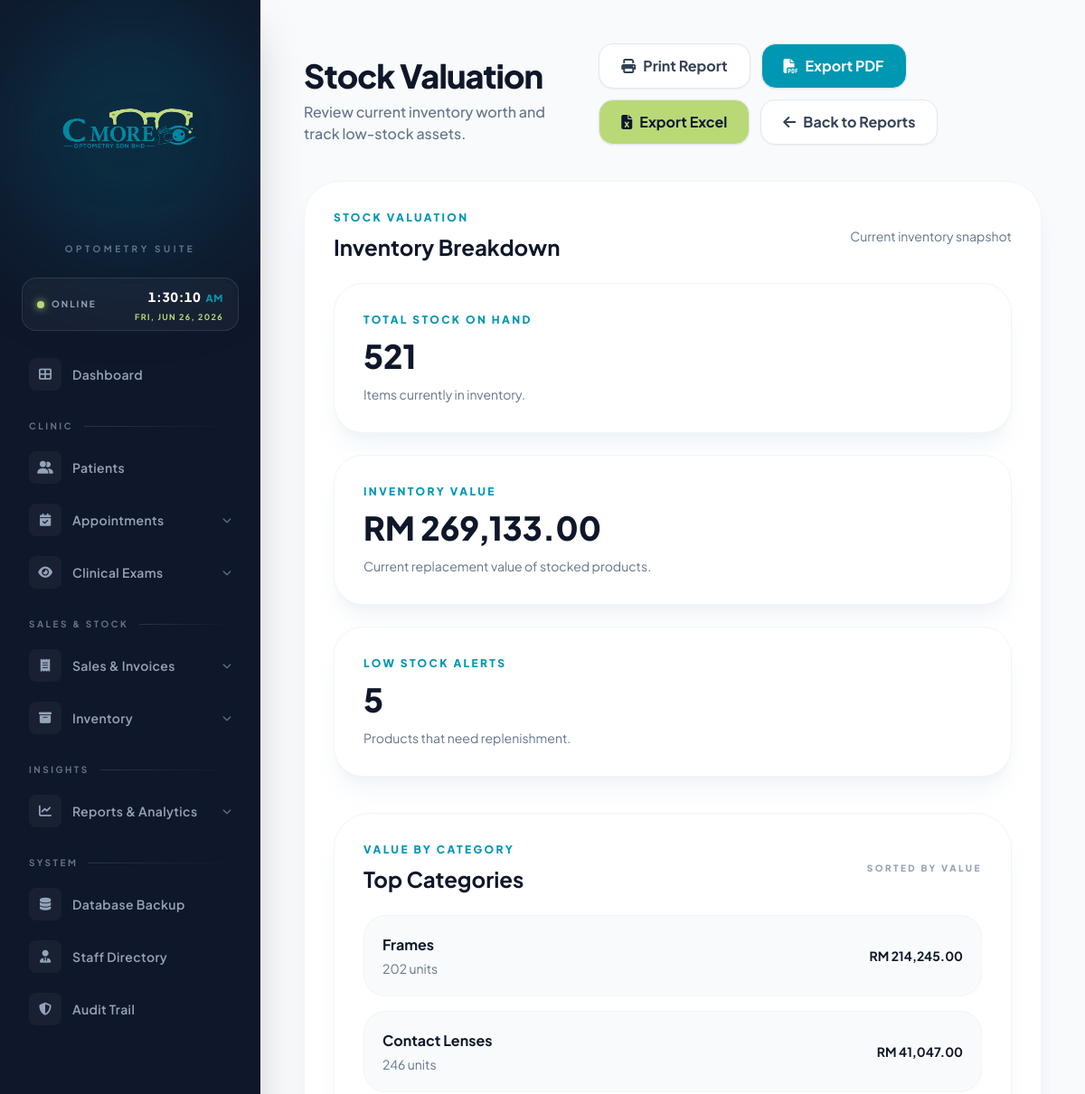
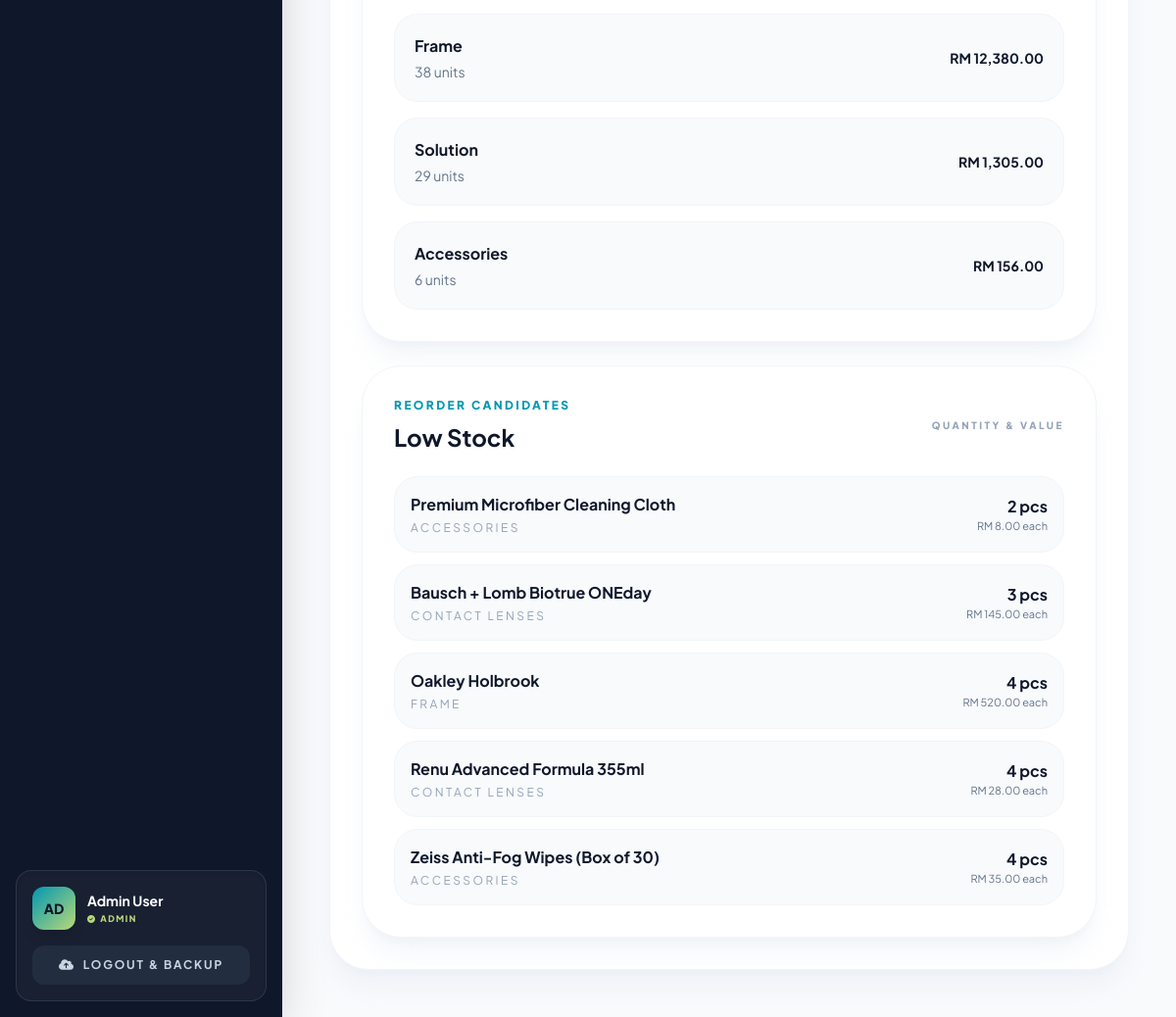
/report_inventory.php (signed in), run on an earlier commit of the app's database (2 pictures, top to bottom).
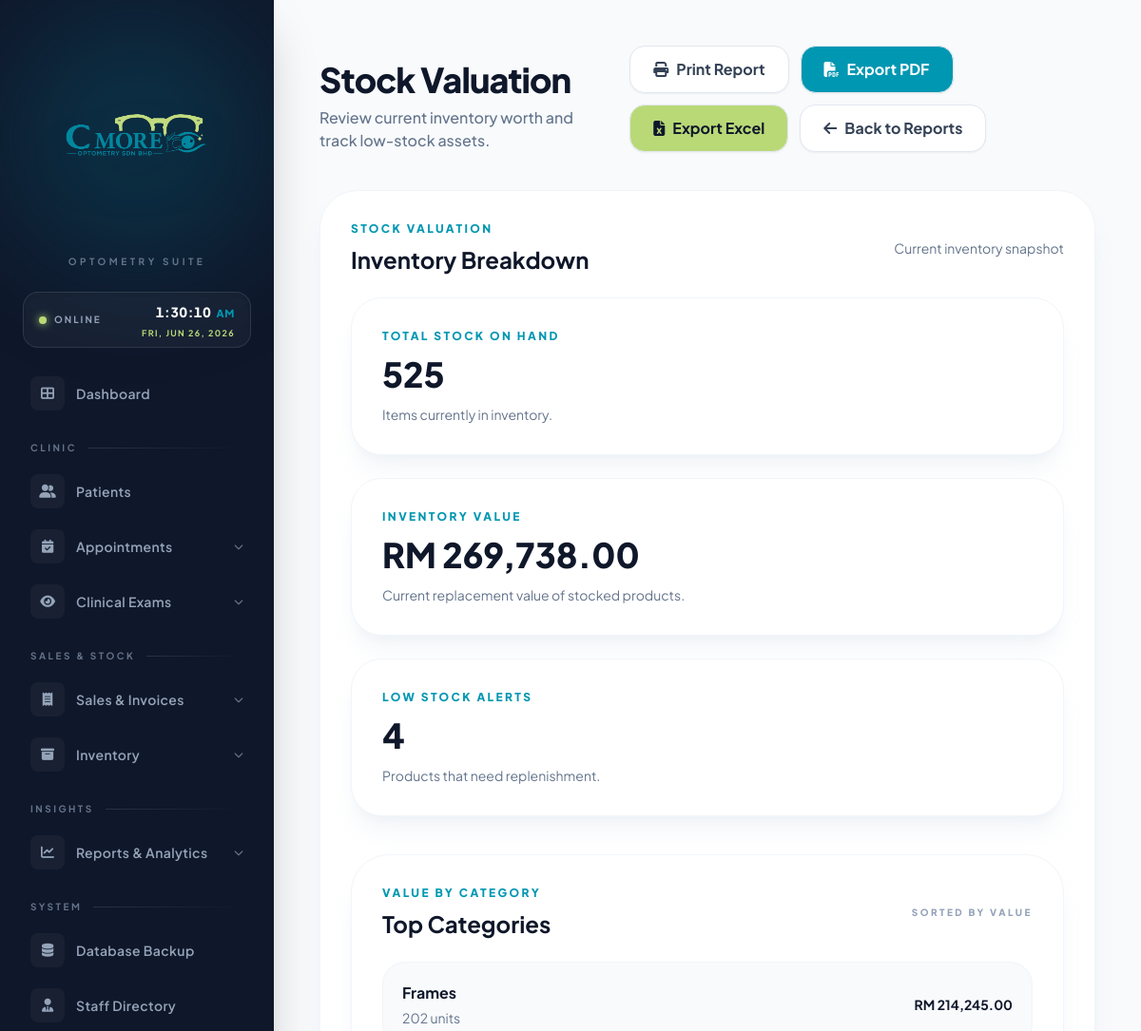
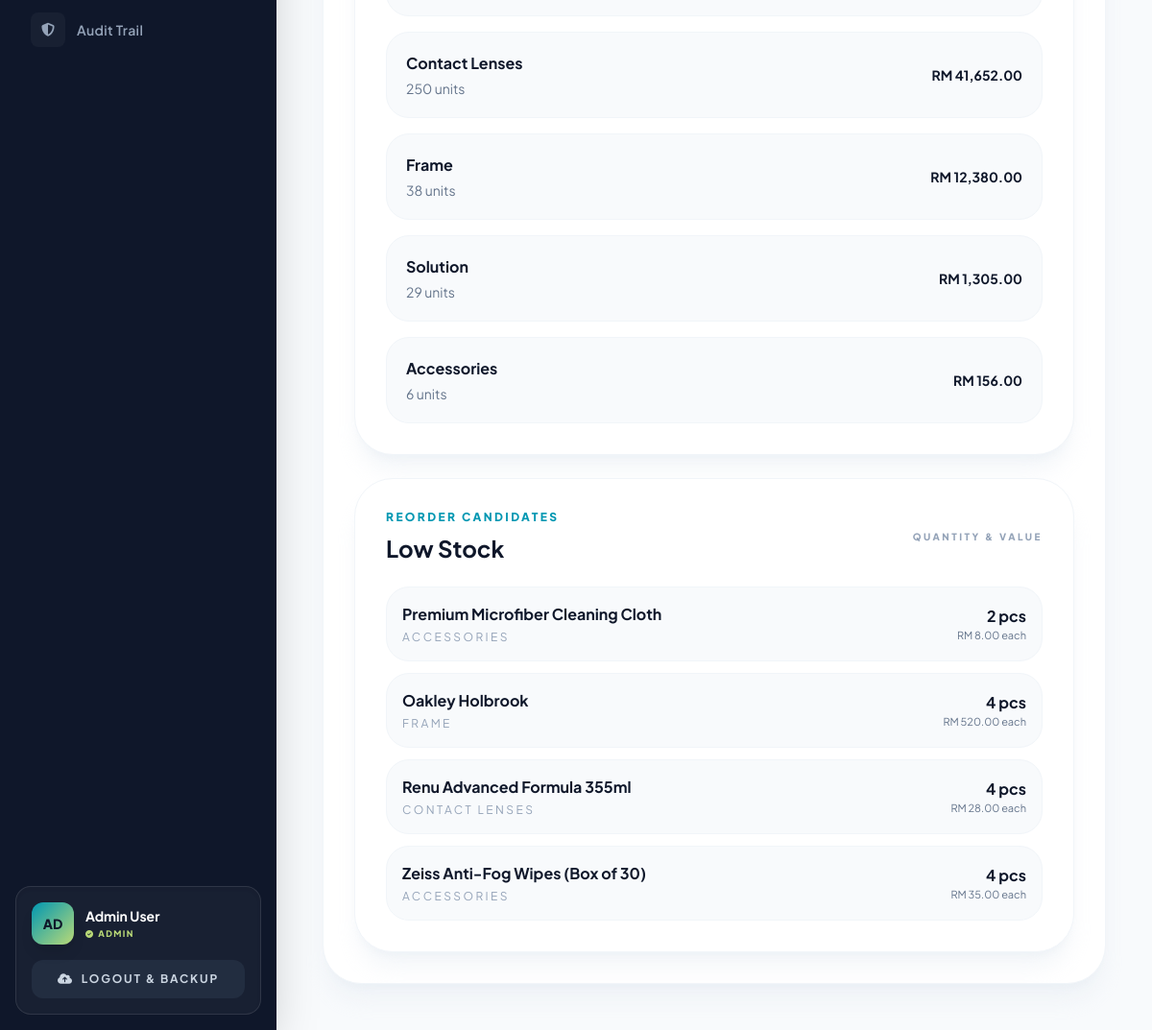
And on a later commit of the database (2 pictures, top to bottom).
### tables this page shows
CREATE TABLE `product` (
  `PRODUCT_ID` int(11) NOT NULL AUTO_INCREMENT,
  `CATEGORY` varchar(50) DEFAULT NULL,
  `BRAND_NAME` varchar(100) DEFAULT NULL,
  `STOCK_QUANTITY` int(11) DEFAULT 0,
  `UNIT_PRICE` decimal(10,2) NOT NULL,
  `MINIMUM_PRICE` decimal(10,2) NOT NULL DEFAULT 0.00,
  `SUPPLIER_ID` int(11) DEFAULT NULL,
  `EXPIRY_DATE` date DEFAULT NULL,
  `PRODUCT_IMAGE` varchar(255) DEFAULT NULL,
  PRIMARY KEY (`PRODUCT_ID`),
  KEY `fk_product_supplier` (`SUPPLIER_ID`),
  CONSTRAINT `fk_product_supplier` FOREIGN KEY (`SUPPLIER_ID`) REFERENCES `supplier` (`SUPPLIER_ID`) ON DELETE SET NULL
);

### report_inventory.php (the view, shortened to what the changed rows need)
<?php include('config.php'); ?>
<!DOCTYPE html>
<html lang="en">
<head>
    <script src="https://cdn.tailwindcss.com"></script>
    <link rel="stylesheet" href="https://cdnjs.cloudflare.com/ajax/libs/font-awesome/6.0.0/css/all.min.css">
</head>
<body class="bg-[#f8fafc] flex min-h-screen text-slate-900">
    <?php include('sidebar.php'); ?>
    <main class="flex-1 ml-72 p-12">
        <header class="flex flex-col lg:flex-row justify-between items-start lg:items-end gap-6 mb-10">
            <div>
                <h1 class="text-4xl font-extrabold text-slate-900 tracking-tight">Stock Valuation</h1>
            </div>
        </header>
        <section id="reportContent" class="rounded-[2.5rem] bg-white p-8 border border-slate-100 shadow-xl shadow-slate-200/40 overflow-hidden">
        <?php
        $stock_totals = mysqli_fetch_assoc(mysqli_query($conn, "SELECT COALESCE(SUM(STOCK_QUANTITY),0) AS total_items, COALESCE(SUM(STOCK_QUANTITY * UNIT_PRICE),0) AS valuation FROM PRODUCT"));
        $category_totals = mysqli_query($conn, "SELECT CATEGORY, COALESCE(SUM(STOCK_QUANTITY),0) AS qty, COALESCE(SUM(STOCK_QUANTITY * UNIT_PRICE),0) AS value FROM PRODUCT GROUP BY CATEGORY ORDER BY value DESC LIMIT 7");
        $low_stock = mysqli_query($conn, "SELECT BRAND_NAME, CATEGORY, STOCK_QUANTITY, UNIT_PRICE FROM PRODUCT WHERE STOCK_QUANTITY <= 5 ORDER BY STOCK_QUANTITY ASC, BRAND_NAME ASC LIMIT 8");
        ?>
        <div class="flex items-center justify-between mb-6">
            <div>
                <h2 class="text-2xl font-bold text-slate-900 mt-2">Inventory Breakdown</h2>
            </div>
        </div>
        <div class="grid gap-6 xl:grid-cols-3 mb-10">
            <div class="rounded-[2rem] bg-white p-8 border border-slate-100 shadow-xl shadow-slate-200/40">
                <p class="text-xs font-black uppercase tracking-[0.2em] text-[#0097B2] mb-3">Total Stock On Hand</p>
                <p class="text-4xl font-black text-slate-900"><?php echo number_format($stock_totals['total_items']); ?></p>
                <p class="text-sm text-slate-500 mt-3">Items currently in inventory.</p>
            </div>
            <div class="rounded-[2rem] bg-white p-8 border border-slate-100 shadow-xl shadow-slate-200/40">
                <p class="text-xs font-black uppercase tracking-[0.2em] text-[#0097B2] mb-3">Inventory Value</p>
                <p class="text-4xl font-black text-slate-900">RM <?php echo number_format($stock_totals['valuation'],2); ?></p>
                <p class="text-sm text-slate-500 mt-3">Current replacement value of stocked products.</p>
            </div>
            <div class="rounded-[2rem] bg-white p-8 border border-slate-100 shadow-xl shadow-slate-200/40">
                <p class="text-xs font-black uppercase tracking-[0.2em] text-[#0097B2] mb-3">Low Stock Alerts</p>
                <p class="text-4xl font-black text-slate-900"><?php echo mysqli_num_rows($low_stock); ?></p>
                <p class="text-sm text-slate-500 mt-3">Products that need replenishment.</p>
            </div>
        </div>
        <div class="grid gap-6 xl:grid-cols-2">
            <section class="rounded-[2.5rem] bg-white p-8 border border-slate-100 shadow-xl shadow-slate-200/40">
                <div class="flex items-center justify-between mb-6">
                    <div>
                        <h2 class="text-2xl font-bold text-slate-900 mt-2">Top Categories</h2>
                    </div>
                </div>
                <div class="space-y-4">
                    <?php if($category_totals && mysqli_num_rows($category_totals) > 0): ?>
                        <?php while($cat = mysqli_fetch_assoc($category_totals)): ?>
                            <div class="rounded-3xl bg-slate-50 p-5 border border-slate-100">
                                <div class="flex items-center justify-between gap-4">
                                    <div>
                                        <p class="font-bold text-slate-900"><?php echo htmlspecialchars($cat['CATEGORY'] ?: 'Uncategorized'); ?></p>
                                        <p class="text-sm text-slate-500 mt-1"><?php echo number_format($cat['qty']); ?> units</p>
                                    </div>
                                    <p class="text-sm font-bold text-slate-900">RM <?php echo number_format($cat['value'],2); ?></p>
                                </div>
                            </div>
                        <?php endwhile; ?>
                    <?php else: ?>
                        <p class="text-sm text-slate-500">No valuation breakdown available yet.</p>
                    <?php endif; ?>
                </div>
            </section>
            <section class="rounded-[2.5rem] bg-white p-8 border border-slate-100 shadow-xl shadow-slate-200/40">
                <div class="flex items-center justify-between mb-6">
                    <div>
                        <h2 class="text-2xl font-bold text-slate-900 mt-2">Low Stock</h2>
                    </div>
                </div>
                <?php if($low_stock && mysqli_num_rows($low_stock) > 0): ?>
                    <div class="space-y-3">
                        <?php while($item = mysqli_fetch_assoc($low_stock)): ?>
                            <div class="rounded-3xl bg-slate-50 p-4 border border-slate-100">
                                <div class="flex items-center justify-between gap-4">
                                    <div>
                                        <p class="font-bold text-slate-900"><?php echo htmlspecialchars($item['BRAND_NAME']); ?></p>
                                        <p class="text-xs uppercase tracking-[0.2em] text-slate-400 mt-1"><?php echo htmlspecialchars($item['CATEGORY'] ?: 'Uncategorized'); ?></p>
                                    </div>
                                    <div class="text-right">
                                        <p class="font-bold text-slate-900"><?php echo number_format($item['STOCK_QUANTITY']); ?> pcs</p>
                                        <p class="text-[11px] text-slate-500">RM <?php echo number_format($item['UNIT_PRICE'],2); ?> each</p>
                                    </div>
                                </div>
                            </div>
                        <?php endwhile; ?>
                    </div>
                <?php else: ?>
                    <p class="text-sm text-slate-500">No products are below the reorder threshold.</p>
                <?php endif; ?>
            </section>
        </div>
        </section>
    </main>
</body>
</html>

What changed in the data, as far as the page shows it:
no longer on this page (row edited): product: BRAND_NAME "Bausch + Lomb Biotrue ONEday", CATEGORY "CONTACT LENSES", STOCK_QUANTITY "3", UNIT_PRICE "145.00"
Also different on the page:
$stock_totals['total_items']: "521" → "525"
$stock_totals['valuation']: "269,133.00" → "269,738.00"
mysqli_num_rows($low_stock): "5" → "4"
new list line: "Contact Lenses 250 units RM 41,652.00"
list line gone: "Contact Lenses 246 units RM 41,047.00"
